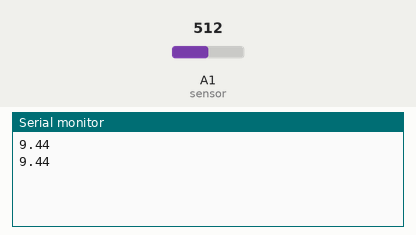
This sketch was run on a simulated Arduino Uno, built with avr-gcc and run on an emulated ATmega328P. Parts: the last lines printed to the serial monitor. The inputs (shaded band) are chosen by the test bench; at power-on: A1 (sensor) = 512.

Above: at 1.5 s.
1.6 s: A1 (sensor) set to 716
At 1.6 s:
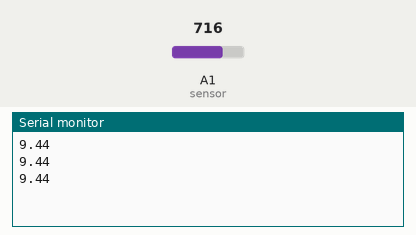
3.1 s: A1 (sensor) set to 900
At 3.1 s:
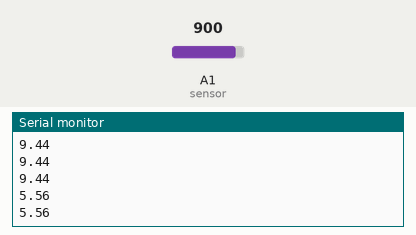
Timing chart, 0 to 6.1 s (numbered marks = the images above; inputs shaded):
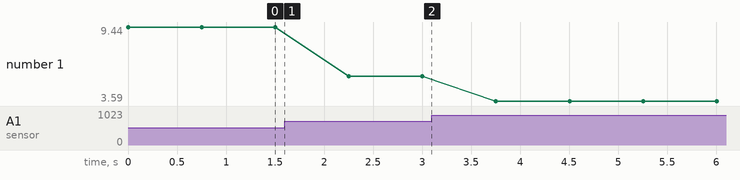

The sketch:

Sharp_IRSensor.ino
```cpp
/*
 * Sample code for the Sharp IR Range Sensor.
 * Known issues:
 *    1) Formula for distance seems to be accurate and consistent with actual
 *       measurments but returned value keeps fluctuating.
 *    2) Caveat with formula is that beyond a certain value for the voltage drop (9)
 *       the equation becomes invalid.
 *
 * Notes: analogRead() returns a max 662 for 3.3V, equivalent to 4.98mV/unit.
*/

// Operation voltage is 3.3V
int sensor = A1; // analog pin used to connect to sensor
float distance = 0;
float vDrop;

void setup() {
  Serial.begin(9600);
}

void loop() {

  vDrop = analogRead(sensor);
  distance = (6762/ (vDrop-9) ) - 4;
  Serial.println(distance);
  delay(750);

}
```

Measured:
- plotted number 1: 9.44 → 5.56 after the input at 1.6 s, 5.56 → 3.59 after the input at 3.1 s
